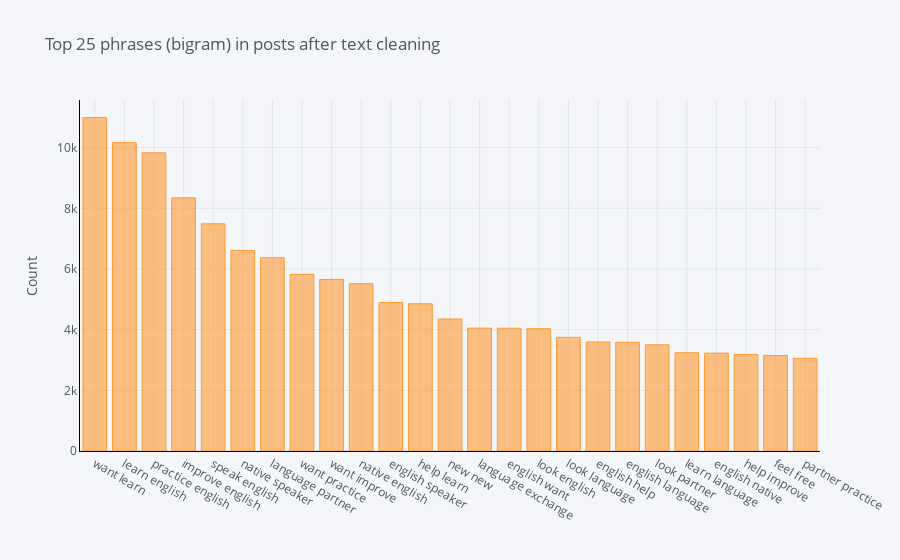

Notebook source saved alongside this figure:
### Code cell
common_words = get_top_n_ngrams(post['add_stop'], 25,2)
    
df1 = pd.DataFrame(common_words, columns = ['add_stop', 'count'])
df1.groupby('add_stop').sum()['count'].sort_values(ascending=False).iplot(
    kind='bar', yTitle='Count', linecolor='black', title='Top 25 phrases (bigram) in posts after text cleaning')

### Figure 1 — Plotly figure (JSON) as saved in the notebook; plotly's stock layout.template omitted (floating-point values rounded to 4 significant figures)
{"data": [{"marker": {"color": "rgba(255, 153, 51, 0.6)", "line": {"color": "rgba(255, 153, 51, 1.0)", "width": 1}}, "name": "count", "orientation": "v", "text": "", "type": "bar", "x": ["want learn", "learn english", "practice english", "improve english", "speak english", "native speaker", "language partner", "want practice", "want improve", "native english", "english speaker", "help learn", "new new", "language exchange", "english want", "look english", "look language", "english help", "english language", "look partner", "learn language", "english native", "help improve", "feel free", "partner practice"], "y": [10993, 10167, 9830, 8347, 7489, 6612, 6373, 5824, 5656, 5516, 4894, 4853, 4352, 4052, 4048, 4033, 3746, 3594, 3582, 3502, 3240, 3224, 3179, 3148, 3056]}], "layout": {"legend": {"bgcolor": "#F5F6F9", "font": {"color": "#4D5663"}}, "paper_bgcolor": "#F5F6F9", "plot_bgcolor": "#F5F6F9", "title": {"font": {"color": "#4D5663"}, "text": "Top 25 phrases (bigram) in posts after text cleaning"}, "xaxis": {"gridcolor": "#E1E5ED", "linecolor": "black", "showgrid": true, "tickfont": {"color": "#4D5663"}, "title": {"font": {"color": "#4D5663"}, "text": ""}, "zerolinecolor": "#E1E5ED"}, "yaxis": {"gridcolor": "#E1E5ED", "linecolor": "black", "showgrid": true, "tickfont": {"color": "#4D5663"}, "title": {"font": {"color": "#4D5663"}, "text": "Count"}, "zerolinecolor": "#E1E5ED"}}}
